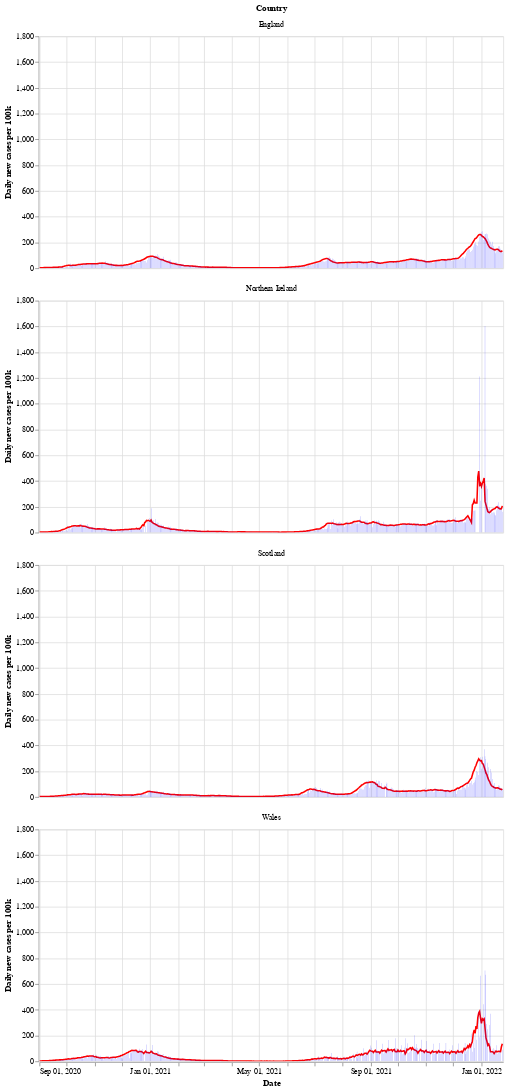

Notebook code cell kept with this figure:
### Markdown cell above
Next is a bar chart of the number of new cases in each country (per 100k population), with the 7 day moving average of cases. Again we see that Wales saw a longer period of raising and falling cases compared to the other countries.

After a period of cases falling, each nation is now seeing a rise in the number of cases - especially in Wales.

### Code cell
# collapse
bars = alt.Chart(uk_cases).mark_bar().encode(
    x=alt.X("yearmonthdate(date):T", axis=alt.Axis(title='Date')),
    y=alt.Y("newCasesRate:Q", axis=alt.Axis(title='Daily new cases per 100k')),
    tooltip='newCasesRate',
    color=alt.condition(
        alt.datum.dailyChange > 0,
        alt.value("orange"),  # The positive color
        alt.value("blue")  # The negative color
    )
).properties(title='New cases per 100k population with rolling 7 day average', width=600).interactive()
line = alt.Chart(uk_cases).mark_line(
    color='red',
    size=2,
).transform_window(
    rolling_mean='mean(newCasesRate)',
    frame=[0, 7],
    groupby=['areaName']
).encode(
    x='yearmonthdate(date):T',
    y='rolling_mean:Q'
)
alt.layer(line, bars, data=uk_cases).facet(alt.Row('areaName', title='Country'), columns=1)

### Figure 1 — Vega-Lite specification as saved in the notebook (floating-point values rounded to 4 significant figures; data arrays with more than 128 entries replaced by an {"elided": "..."} marker saying what was removed)
{"config": {"view": {"continuousWidth": 400, "continuousHeight": 300}}, "data": {"name": "data-8d688f8c52a0b2d2480ad596b0ddcfbd"}, "facet": {"type": "nominal", "field": "areaName", "title": "Country"}, "spec": {"layer": [{"mark": {"type": "line", "color": "red", "size": 2}, "encoding": {"x": {"type": "temporal", "field": "date", "timeUnit": "yearmonthdate"}, "y": {"type": "quantitative", "field": "rolling_mean"}}, "transform": [{"window": [{"op": "mean", "field": "newCasesRate", "as": "rolling_mean"}], "frame": [0, 7], "groupby": ["areaName"]}]}, {"mark": "bar", "encoding": {"color": {"condition": {"value": "orange", "test": "(datum.dailyChange > 0)"}, "value": "blue"}, "tooltip": {"type": "quantitative", "field": "newCasesRate"}, "x": {"type": "temporal", "axis": {"title": "Date"}, "field": "date", "timeUnit": "yearmonthdate"}, "y": {"type": "quantitative", "axis": {"title": "Daily new cases per 100k"}, "field": "newCasesRate"}}, "selection": {"selector002": {"type": "interval", "bind": "scales", "encodings": ["x", "y"]}}, "title": "New cases per 100k population with rolling 7 day average", "width": 600}]}, "columns": 1, "$schema": "https://vega.github.io/schema/vega-lite/v4.8.1.json", "datasets": {"data-8d688f8c52a0b2d2480ad596b0ddcfbd": {"elided": "2044 records"}}}
